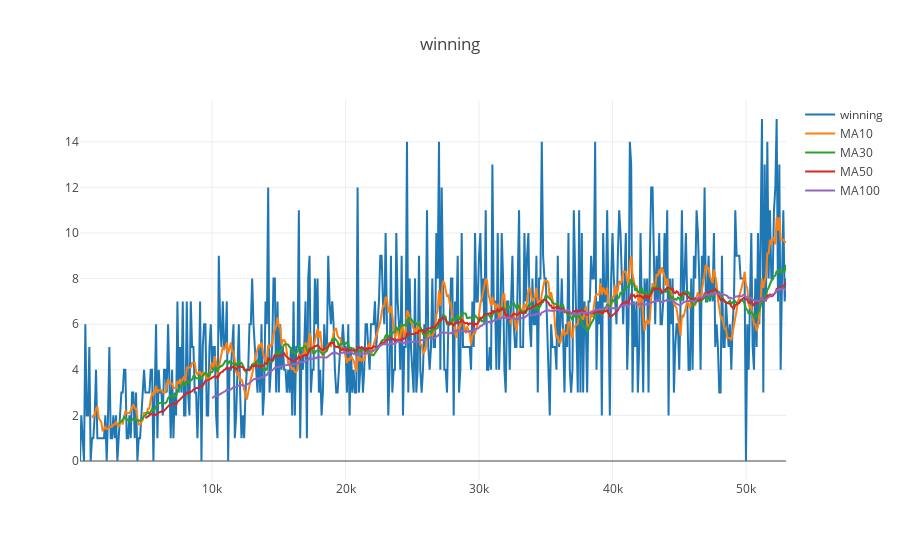

The cell this chart's notebook holds for it:
### Code cell
print_winning(start_pos)

### Figure 1 — Plotly figure (JSON) as saved in the notebook; plotly's stock layout.template omitted (floating-point values rounded to 4 significant figures; data arrays with more than 128 entries replaced by an {"elided": "..."} marker saying what was removed)
{"data": [{"name": "winning", "type": "scatter", "uid": "4765f75a-d208-404c-868e-e82eddadfbc5", "x": {"elided": "530 int values"}, "y": {"elided": "530 int values"}}, {"name": "MA10", "type": "scatter", "uid": "667c0e55-e87a-4af8-9c97-9c02a9e7c117", "x": {"elided": "530 int values"}, "y": {"elided": "530 float values"}}, {"name": "MA30", "type": "scatter", "uid": "d7b4ad5a-5c4c-4467-b2b1-548093190568", "x": {"elided": "530 int values"}, "y": {"elided": "530 float values"}}, {"name": "MA50", "type": "scatter", "uid": "8be624fb-f886-49bf-a8aa-c671ca06e4a2", "x": {"elided": "530 int values"}, "y": {"elided": "530 float values"}}, {"name": "MA100", "type": "scatter", "uid": "0b239884-64e9-410b-a485-06aa173b1fec", "x": {"elided": "530 int values"}, "y": {"elided": "530 float values"}}], "layout": {"title": "winning"}}
